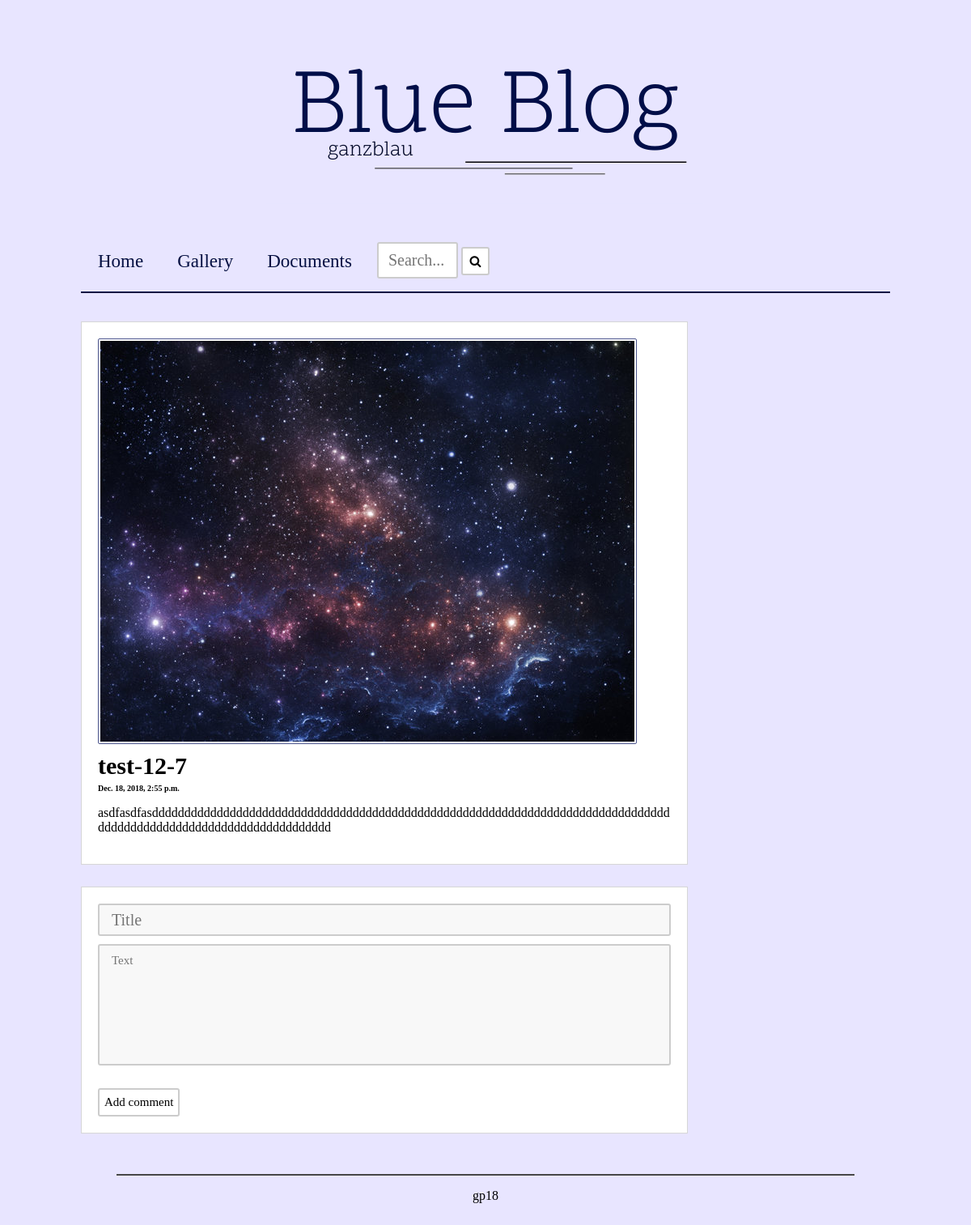
Page /post/23/ on the committed database.
### main/models.py (models this page shows, shortened)
class Post(models.Model):
    author = models.ForeignKey('auth.User', on_delete=models.CASCADE)
    title = models.CharField(max_length=200)
    text = models.TextField()
    created_date = models.DateTimeField(default=timezone.now)
    published_date = models.DateTimeField(blank=True, null=True)
    image = models.ImageField(upload_to='image/', blank=True, null=True)

### main/views.py (the view)
# urls.py: path(r'post/<int:pk>/', views.post, name='post'),
def post(request, pk):
    post = get_object_or_404(Post, pk=pk)
    comments = Comment.objects.filter(post=post).order_by('-published_date')
    return render(request, 'blog/post.html', {'post': post, 'comments': comments})

### main/templates/blog/post.html (shortened to what this page needs)
{% extends 'blog/base.html' %}
{% block content %}
    <div class="row">
        <div class="column-75">
            {% if post.image %}
                <div class="card-blog1-100">
                    <img src="{{ post.image.url }}" alt="">
                    <h1><a href="{% url 'post' pk=post.pk %}">{{ post.title|linebreaksbr }}</a></h1>
                    <h5>{{ post.published_date }}</h5>
                    <p>{{ post.text|linebreaksbr }}</p>
                </div>
            {% else %}
                <div class="card-blog1-100">
                    <h1><a href="{% url 'post' pk=post.pk %}">{{ post.title|linebreaksbr }}</a></h1>
                    <h5>{{ post.published_date }}</h5>
                    <p>{{ post.text|linebreaksbr }}</p>
                </div>
            {% endif %}
            <div class="card-comment">
                <form action="{% url 'comment' pk=post.pk %}" method="post">
                    <input type="text" maxlength="150" name="comment-title" placeholder="Title" class="comment-title" >
                    <textarea name="comment-text" placeholder="Text" class="input-text"></textarea>
                    <br><br>
                    <input class="form-button" type="submit" value="Add comment">
                </form>
            </div>
        </div>
      </div>
{% endblock %}

### static/css/blog.css (style rules this page uses)
* { box-sizing: border-box; font-family: "Times New Roman"; }
body { background: #e8e5ff; font-family: "Times New Roman"; margin-top: 0; }
h1 { font-size: 30px; }
h1 a { text-decoration: none; color: black; }
h1 { font-size: 30px; margin: 0px 0px 5px 0px; }
h5 { font-size: 10px; margin: 0px 0px 5px 0px; }
.comment-title { width: 100%; height: 40px; padding: 10px 15px; margin-bottom: 10px; font-size: 20px; box-sizing: border-box; border: 2px solid #ccc; border-radius: 3px; background-color: #f8f8f8; resize: none; }
.input-text { width: 100%; height: 150px; padding: 10px 15px; font-size: 15px; margin: 0px 0px 10px 0px; box-sizing: border-box; border: 2px solid #ccc; border-radius: 3px; background-color: #f8f8f8; resize: none; }
.row:after { content: ""; display: table; clear: both; }
.column-75 { float: left; width: 75%; min-height: 100px; }
.form-button { height: 35px; display: block; float: left; width: auto; font-size: 15px; border: 2px solid #ccc; border-radius: 3px; text-decoration: none; text-align: center; background-color: white; }
.card-blog1-100 { word-break: break-all; width: 100%; height: auto; float: left; background-color: white; padding: 20px; margin: 0px 1% 1% 0px; border-style: solid; border-color: #d6d6d6; border-width: 1px; overflow: auto; }
.card-blog1 a, .card-blog1-70 a, .card-blog1-100 a { display: inline-block; }
.card-blog1 img, .card-blog1-70 img, .card-blog1-100 img { float: left; display: inline; max-width: 100%; height: auto; padding: 0px 0px 0px 0px; margin: 0px 15px 10px 0px; border: 1px solid #4d568e; border-radius: 2px; padding: 2px; }
.card-comment { word-wrap: break-word; word-break: break-all; float: left ; width: 100%; height: auto; background-color: white; padding: 20px; margin-top: 20px; border-style: solid; border-color: #d6d6d6; border-width: 1px; }

### rows in the picture
Post: image (picture), title "test-12-7", published_date "Dec. 18, 2018, 2:55 p.m.", text "asdfasdfasdddddddddddddddddddddddddddddddddddddddddddddddddddddddddddddddddddddddddddddddddddddddddddddddddddddddddddddddddddd"
